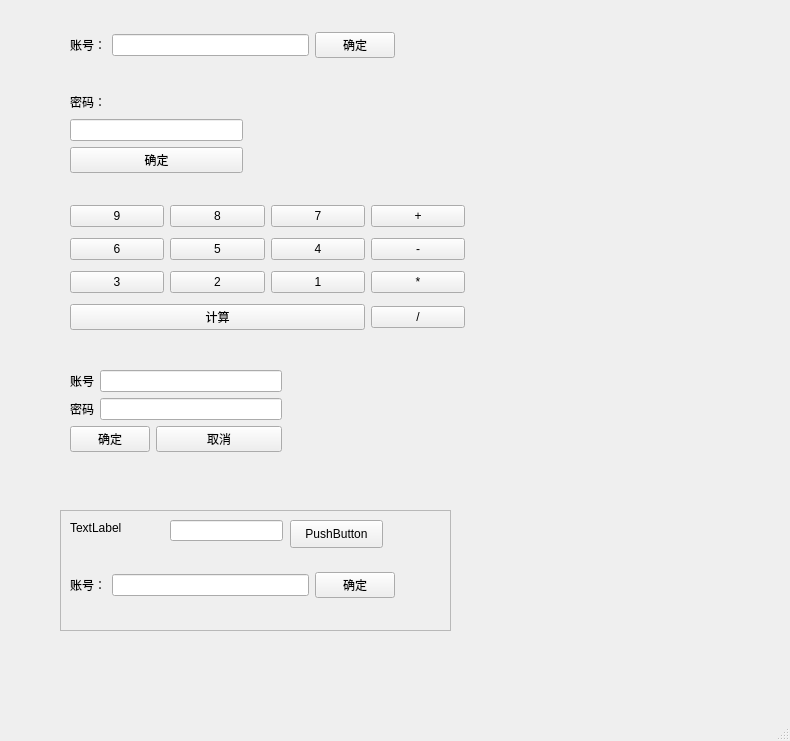
<?xml version="1.0" encoding="UTF-8"?>
<ui version="4.0">
 <class>MainWindow</class>
 <widget class="QMainWindow" name="MainWindow">
  <property name="geometry">
   <rect>
    <x>0</x>
    <y>0</y>
    <width>790</width>
    <height>741</height>
   </rect>
  </property>
  <property name="windowTitle">
   <string>MainWindow</string>
  </property>
  <widget class="QWidget" name="centralwidget">
   <widget class="QWidget" name="layoutWidget">
    <property name="geometry">
     <rect>
      <x>70</x>
      <y>30</y>
      <width>325</width>
      <height>30</height>
     </rect>
    </property>
    <layout class="QHBoxLayout" name="horizontalLayout">
     <item>
      <widget class="QLabel" name="label">
       <property name="text">
        <string>账号：</string>
       </property>
      </widget>
     </item>
     <item>
      <widget class="QLineEdit" name="lineEdit"/>
     </item>
     <item>
      <widget class="QPushButton" name="pushButton">
       <property name="text">
        <string>确定</string>
       </property>
      </widget>
     </item>
    </layout>
   </widget>
   <widget class="QWidget" name="layoutWidget">
    <property name="geometry">
     <rect>
      <x>70</x>
      <y>90</y>
      <width>173</width>
      <height>83</height>
     </rect>
    </property>
    <layout class="QVBoxLayout" name="verticalLayout">
     <item>
      <widget class="QLabel" name="label_2">
       <property name="text">
        <string>密码：</string>
       </property>
      </widget>
     </item>
     <item>
      <widget class="QLineEdit" name="lineEdit_2"/>
     </item>
     <item>
      <widget class="QPushButton" name="pushButton_2">
       <property name="text">
        <string>确定</string>
       </property>
      </widget>
     </item>
    </layout>
   </widget>
   <widget class="QWidget" name="layoutWidget">
    <property name="geometry">
     <rect>
      <x>70</x>
      <y>200</y>
      <width>395</width>
      <height>135</height>
     </rect>
    </property>
    <layout class="QGridLayout" name="gridLayout">
     <item row="0" column="0">
      <widget class="QPushButton" name="pushButton_3">
       <property name="text">
        <string>9</string>
       </property>
      </widget>
     </item>
     <item row="0" column="1">
      <widget class="QPushButton" name="pushButton_5">
       <property name="text">
        <string>8</string>
       </property>
      </widget>
     </item>
     <item row="0" column="2">
      <widget class="QPushButton" name="pushButton_4">
       <property name="text">
        <string>7</string>
       </property>
      </widget>
     </item>
     <item row="0" column="3">
      <widget class="QPushButton" name="pushButton_15">
       <property name="text">
        <string>+</string>
       </property>
      </widget>
     </item>
     <item row="1" column="0">
      <widget class="QPushButton" name="pushButton_8">
       <property name="text">
        <string>6</string>
       </property>
      </widget>
     </item>
     <item row="1" column="1">
      <widget class="QPushButton" name="pushButton_7">
       <property name="text">
        <string>5</string>
       </property>
      </widget>
     </item>
     <item row="1" column="2">
      <widget class="QPushButton" name="pushButton_6">
       <property name="text">
        <string>4</string>
       </property>
      </widget>
     </item>
     <item row="1" column="3">
      <widget class="QPushButton" name="pushButton_14">
       <property name="text">
        <string>-</string>
       </property>
      </widget>
     </item>
     <item row="2" column="0">
      <widget class="QPushButton" name="pushButton_11">
       <property name="text">
        <string>3</string>
       </property>
      </widget>
     </item>
     <item row="2" column="1">
      <widget class="QPushButton" name="pushButton_10">
       <property name="text">
        <string>2</string>
       </property>
      </widget>
     </item>
     <item row="2" column="2">
      <widget class="QPushButton" name="pushButton_9">
       <property name="text">
        <string>1</string>
       </property>
      </widget>
     </item>
     <item row="2" column="3">
      <widget class="QPushButton" name="pushButton_13">
       <property name="text">
        <string>*</string>
       </property>
      </widget>
     </item>
     <item row="3" column="3">
      <widget class="QPushButton" name="pushButton_12">
       <property name="text">
        <string>/</string>
       </property>
      </widget>
     </item>
     <item row="3" column="0" colspan="3">
      <widget class="QPushButton" name="pushButton_16">
       <property name="text">
        <string>计算</string>
       </property>
      </widget>
     </item>
    </layout>
   </widget>
   <widget class="QWidget" name="layoutWidget">
    <property name="geometry">
     <rect>
      <x>70</x>
      <y>370</y>
      <width>212</width>
      <height>96</height>
     </rect>
    </property>
    <layout class="QVBoxLayout" name="verticalLayout_2">
     <item>
      <layout class="QFormLayout" name="formLayout">
       <item row="0" column="0">
        <widget class="QLabel" name="label_3">
         <property name="text">
          <string>账号</string>
         </property>
        </widget>
       </item>
       <item row="0" column="1">
        <widget class="QLineEdit" name="lineEdit_3"/>
       </item>
       <item row="1" column="1">
        <widget class="QLineEdit" name="lineEdit_4"/>
       </item>
       <item row="1" column="0">
        <widget class="QLabel" name="label_4">
         <property name="text">
          <string>密码</string>
         </property>
        </widget>
       </item>
      </layout>
     </item>
     <item>
      <layout class="QFormLayout" name="formLayout_2">
       <item row="0" column="0">
        <widget class="QPushButton" name="pushButton_17">
         <property name="text">
          <string>确定</string>
         </property>
        </widget>
       </item>
       <item row="0" column="1">
        <widget class="QPushButton" name="pushButton_18">
         <property name="text">
          <string>取消</string>
         </property>
        </widget>
       </item>
      </layout>
     </item>
    </layout>
   </widget>
   <widget class="QFrame" name="frame">
    <property name="geometry">
     <rect>
      <x>60</x>
      <y>510</y>
      <width>391</width>
      <height>121</height>
     </rect>
    </property>
    <property name="frameShape">
     <enum>QFrame::StyledPanel</enum>
    </property>
    <property name="frameShadow">
     <enum>QFrame::Raised</enum>
    </property>
    <widget class="QLabel" name="label_5">
     <property name="geometry">
      <rect>
       <x>10</x>
       <y>10</y>
       <width>72</width>
       <height>15</height>
      </rect>
     </property>
     <property name="text">
      <string>TextLabel</string>
     </property>
    </widget>
    <widget class="QLineEdit" name="lineEdit_5">
     <property name="geometry">
      <rect>
       <x>110</x>
       <y>10</y>
       <width>113</width>
       <height>21</height>
      </rect>
     </property>
    </widget>
    <widget class="QPushButton" name="pushButton_19">
     <property name="geometry">
      <rect>
       <x>230</x>
       <y>10</y>
       <width>93</width>
       <height>28</height>
      </rect>
     </property>
     <property name="text">
      <string>PushButton</string>
     </property>
    </widget>
    <widget class="QWidget" name="layoutWidget_2">
     <property name="geometry">
      <rect>
       <x>10</x>
       <y>60</y>
       <width>325</width>
       <height>30</height>
      </rect>
     </property>
     <layout class="QHBoxLayout" name="horizontalLayout_2">
      <item>
       <widget class="QLabel" name="label_6">
        <property name="text">
         <string>账号：</string>
        </property>
       </widget>
      </item>
      <item>
       <widget class="QLineEdit" name="lineEdit_6"/>
      </item>
      <item>
       <widget class="QPushButton" name="pushButton_20">
        <property name="text">
         <string>确定</string>
        </property>
       </widget>
      </item>
     </layout>
    </widget>
   </widget>
  </widget>
  <widget class="QMenuBar" name="menubar">
   <property name="geometry">
    <rect>
     <x>0</x>
     <y>0</y>
     <width>790</width>
     <height>26</height>
    </rect>
   </property>
  </widget>
  <widget class="QStatusBar" name="statusbar"/>
 </widget>
 <resources/>
 <connections/>
</ui>
